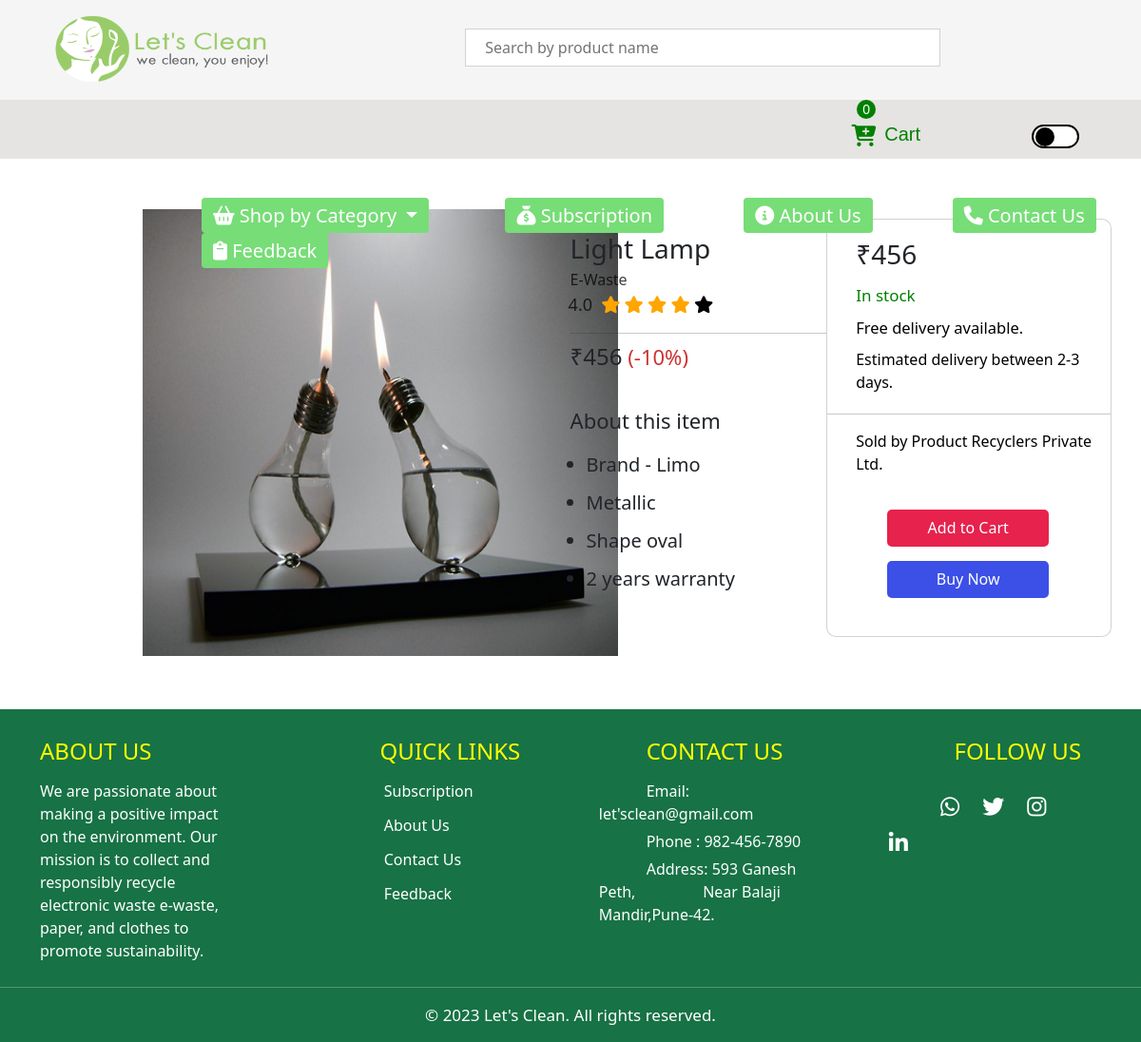
The page /templates/product_info?id=1 on the database its author committed.
### tables this page shows
CREATE TABLE `product` (
  `pid` int(3) NOT NULL,
  `pname` varchar(50) NOT NULL,
  `pcategory` varchar(20) NOT NULL,
  `pprice` varchar(5) NOT NULL,
  `imgupload` varchar(50) NOT NULL,
  `quantity` varchar(3) NOT NULL DEFAULT '1',
  `d1` varchar(50) NOT NULL,
  `d2` varchar(50) NOT NULL,
  `d3` varchar(50) NOT NULL,
  `d4` varchar(50) NOT NULL
);

### templates/product_info.php (the view, shortened to what this page needs)
<?php
$host = 'localhost';
$username ='root';
$password = '';
$dbname = 'product_details';
$con = mysqli_connect($host,$username,$password,$dbname);
$id="";
if(isset($_GET['id']))
{
    $id=$_GET['id'];
}
$sql_query="SELECT * from product WHERE pid = $id";
$myresult=$con->query($sql_query);
?>
<!DOCTYPE html>
<html lang="en">
<head>
    <link rel="stylesheet" href="../static/pstatic.css">
    <link href="https://cdn.jsdelivr.net/npm/bootstrap@5.3.0/dist/css/bootstrap.min.css" rel="stylesheet">
     <link rel="stylesheet" href="https://cdnjs.cloudflare.com/ajax/libs/font-awesome/6.2.1/css/all.min.css">
</head>
<body>
  <div class="mynavbar">
    <nav>
        <a href="../templates/home.php" class="alink1"><img class="logo" src="../static/images/22baf73169f8401fb664a518b53c35aa-Lets Clean - Logo-01.png"></a>
            <input type="text" placeholder="Search by product name" id="find" onkeyup="search()" class="inp_text1">
        <ul>
        <a href="../templates/cart.php"><li class="myli"><i class="fa-solid fa-cart-plus icon" style="position: relative;top:5px;font-size: 23px;color:green;" ></i>
          <span class="span1" id="badge" style="  position: relative; width:10px;height:50px;top:-26px;right:27%;background: green;color: white; border-radius: 50%;padding:2px 6px;font-size: 14px;">0</span>
          <span class="span2" style="position: relative;font-size: 20px;right:22px;top:2px;">Cart</li></a>
          <div class="toggle"></div>
        </ul>
    </nav>
    <header  style="height:62px;">
    <ul>
          <li class="nav-item dropdown">
            <a class="nav-link dropdown-toggle" href="#" role="button" data-bs-toggle="dropdown" aria-expanded="false" id="active"><i class="fa-solid fa-basket-shopping"></i>
              Shop by Category
            </a>
            <a href="../templates/subscription.php" class="alink"><li class="active"><i class="fa-solid fa-sack-dollar"></i> Subscription </li> </a>
            <a href="../templates/about.php" class="alink"><li class="active"><i class="fa-solid fa-circle-info"></i> About Us</li></a>
          <a href="../templates/contact.php" class="alink"><li class="active"><i class="fa-solid fa-phone"></i> Contact Us</li></a>
          <a href="../templates/feedback.php" class="alink"><li class="active"><i class="fa-solid fa-clipboard"></i> Feedback</li> </a>
      </ul>
  </header>
    </div>
    <?php
     if($myresult->num_rows >0)
     {
        while($row = $myresult->fetch_assoc())
        {
      ?>
    <div class="section">
    <div class="column">
        <img src="../static/images/<?php echo $row['imgupload'];?>" alt="Avatar" class="homeImg">
        </div>
        <div class="column">
            <h3 class="h3one"><?php echo $row['pname'];?></h3>
            <p class="p1"><?php echo $row['pcategory'];?></p>
            <span class="heading">4.0</span>
            <span class="fa fa-star checked"></span>
            <span class="fa fa-star checked"></span>
            <span class="fa fa-star checked"></span>
            <span class="fa fa-star checked"></span>
            <span class="fa fa-star notchecked"></span>
            <hr style="margin-left:200px;width:300px;margin-bottom:-40px;">
            <h4 name="price">&#8377;<?php echo $row['pprice'];?><span class="myspan"> (-10%)</spa></h4>
            <h5>About this item</h5>
            <ul>
                <li><?php echo $row['d1'];?></li>
                <li><?php echo $row['d2'];?></li>
                <li><?php echo $row['d3'];?></li>
                <li><?php echo $row['d4'];?></li>
            </ul>
        </div>
        <div class="column">
          <div class="card">
        <h3 class="h3two">&#8377;<?php echo $row['pprice'];?></h3>
        <p class="p2">In stock</p>
        <p class="p3">Free delivery available.</p>
        <p class="p4">Estimated delivery between 2-3 <br>days.</p>
        <hr>
        <p class="p5">Sold by Product Recyclers Private  <br> Ltd.</p>
        <button class="add" id="cartb" data-id="<?php echo $row['pid'];?>">Add to Cart</button>
        <?php
     }
 }
      ?>
        <a href="../templates/login.php"><button class="buyb">Buy Now</button></a>
          </div>
          </div>
        </div>
        </div><br> <br> <br> <br> <br> <br> <br> <br> <br> <br> <br> <br> <br> <br> <br> <br> <br> <br> <br> <br> <br> <br> <br> <br>
    <div>
        <footer>
            <div class="container">
              <div class="footer-content">
               <div class="footer-column1">
                 <h4 style="text-transform: uppercase; color:yellow">About Us</h4>
                 <p style="margin-top: 15px;">We are passionate about making a positive impact on the environment. Our mission is to collect and responsibly recycle electronic waste e-waste, paper, and clothes to promote sustainability. </p>
               </div>
               <div class="footer-column">
                 <h4 style="text-transform: uppercase; color:yellow">&nbsp;&nbsp; &nbsp; &nbsp;&nbsp; &nbsp;&nbsp; &nbsp;Quick links</h4>
                 <ul style="margin-top: 15px;">
                  <a href="../templates/subscription.php" class="quick"><li> &nbsp;&nbsp; &nbsp; &nbsp;&nbsp; &nbsp;&nbsp; &nbsp; &nbsp; &nbsp; &nbsp;&nbsp;Subscription</li></a>
                  <a href="../templates/about.php" class="quick"><li> &nbsp;&nbsp; &nbsp; &nbsp;&nbsp; &nbsp;&nbsp; &nbsp; &nbsp; &nbsp; &nbsp;&nbsp;About Us</li></a>
                  <a href="../templates/contact.php" class="quick"><li> &nbsp;&nbsp; &nbsp; &nbsp;&nbsp; &nbsp;&nbsp; &nbsp; &nbsp; &nbsp; &nbsp;&nbsp;Contact Us</li></a>
                  <a href="../templates/feedback.php" class="quick"><li> &nbsp;&nbsp; &nbsp; &nbsp;&nbsp; &nbsp;&nbsp; &nbsp; &nbsp; &nbsp; &nbsp;&nbsp;Feedback</li></a>
                 </ul>
               </div>
                <div class="footer-column">
                  <h4 style="text-transform: uppercase;color:yellow">&nbsp;&nbsp; &nbsp; &nbsp;&nbsp;&nbsp;Contact Us</h4>
                  <p style="margin-top: 15px;">&nbsp;&nbsp; &nbsp;&nbsp;&nbsp; &nbsp; &nbsp; &nbsp;Email: let'sclean@gmail.com</p>
                  <p>&nbsp;&nbsp; &nbsp;&nbsp;&nbsp;&nbsp; &nbsp; &nbsp; Phone : 982-456-7890</p>
                  <p>&nbsp;&nbsp; &nbsp;&nbsp; &nbsp; &nbsp; &nbsp; Address: 593 Ganesh Peth, &nbsp; &nbsp; &nbsp; &nbsp; &nbsp; &nbsp; &nbsp; &nbsp; Near Balaji Mandir,Pune-42.</p>
                </div>
                <div class="footer-column">
                  <h4 style="text-transform: uppercase;color:yellow">&nbsp;&nbsp;&nbsp; &nbsp; &nbsp; &nbsp;&nbsp;&nbsp;Follow Us</h4>
                  <ul class="social-icons">
                   &nbsp; &nbsp; &nbsp; &nbsp; &nbsp; &nbsp; &nbsp;<li><a href="https://www.whatsapp.com/" class="fab fa-whatsapp"></a></li>
                    <li><a href="https://twitter.com/" class="fab fa-twitter"></a></li>
                    <li><a href="https://www.instagram.com/" class="fab fa-instagram"></a></li>
                    <li><a href="https://www.linkedin.com/feed/" class="fab fa-linkedin-in"></a></li>
                  </ul>
                </div>
              </div>
            </div>
            <div class="footer-bottom">
             <hr size="2" color="#fff">
              <p style="color: #fff;">&copy; 2023 Let's Clean. All rights reserved.</p>
            </div>
          </footer>
    </div>
</body>
</html>

### rows shown on the page
product: imgupload (picture), pname "Light Lamp", pcategory "E-Waste", pprice "456", d1 "Brand - Limo", d2 "Metallic", d3 "Shape oval", d4 "2 years warranty"
